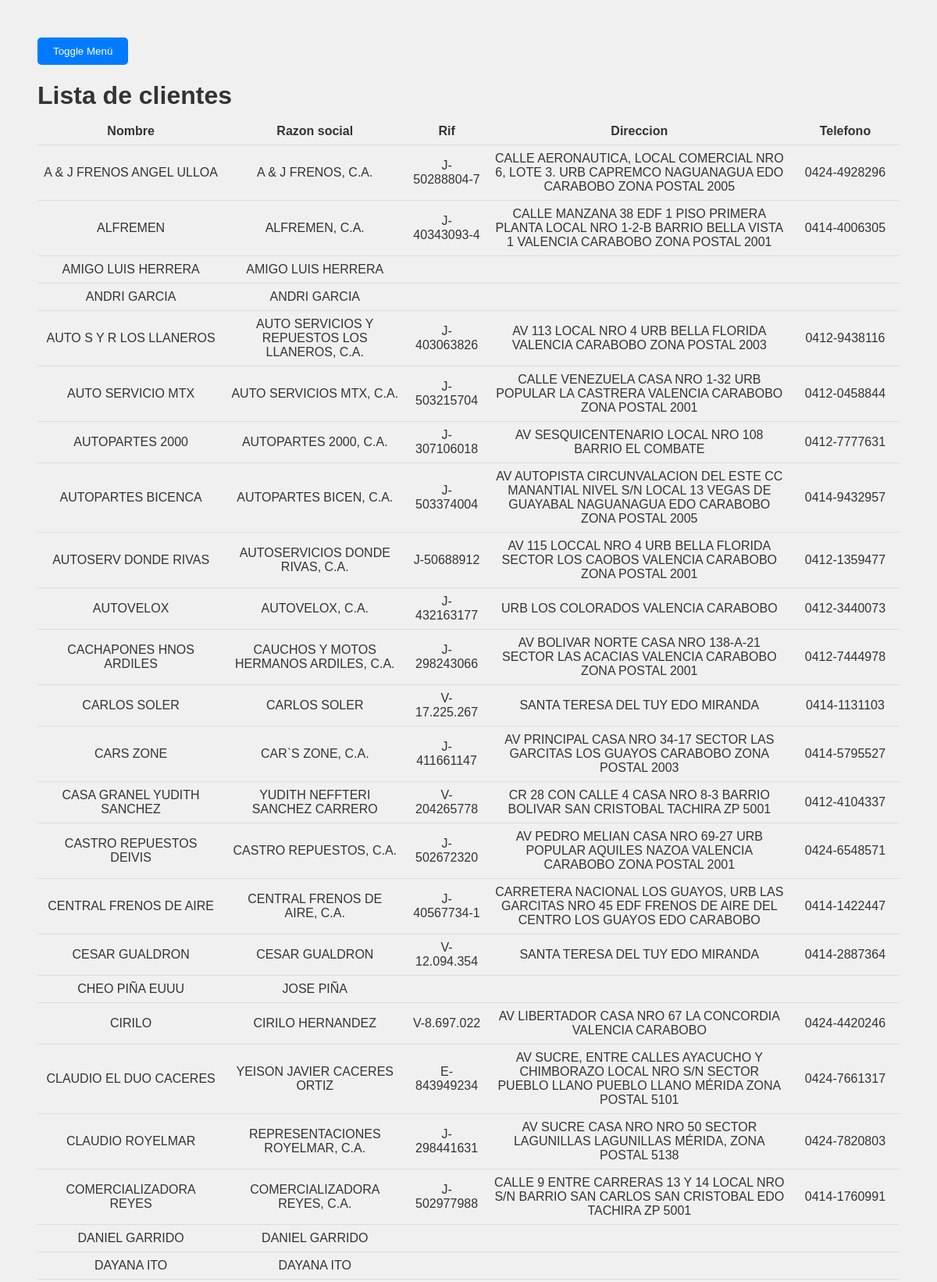
The page /lista_clientes/lista_clientes (upper part) on the database its author committed.
### tables this page shows
CREATE TABLE "Clientes" (
    id INTEGER PRIMARY KEY AUTOINCREMENT,
    nombre_cliente TEXT,
    razon_social TEXT,
    rif_cedula TEXT,
    direccion TEXT,
    telefono TEXT
);

### routes/clientes/subfunciones/lista_clientes.py (the view)
@lista_clientes_bp.route('/lista_clientes')
def lista_clientes():
    db = get_db()
    cursor = db.execute('SELECT * FROM Clientes')
    clientes = cursor.fetchall()
    return render_template('/clientes/lista_clientes.html', clientes=clientes)

### app.py (called while the page is built)
def create_app():
    app = Flask(__name__, template_folder='templates')
    app.config['SECRET_KEY'] = cargar_clave_secreta()
    @app.before_request
    def before_request():
        g.db = get_db()
    @app.teardown_appcontext
    def teardown_appcontext(error):
        close_db(error)
    @app.route('/')
    def index():
        return render_template('index.html')
    app.register_blueprint(ventas_bp)
    app.register_blueprint(compras_bp)
    app.register_blueprint(clientes_bp)
    app.register_blueprint(inventario_bp)
    return app

### routes/database.py (called while the page is built)
def get_db():
    if 'db' not in g:
        g.db = sqlite3.connect(DATABASE)
        g.db.row_factory = sqlite3.Row
    return g.db

### templates/clientes/lista_clientes.html (shortened to what this page needs)
<!DOCTYPE html>
<html lang="en">
<head>
    <link rel="stylesheet" href="{{ url_for ('static', filename='style.css')}}">
    <link rel="stylesheet" href="//code.jquery.com/ui/1.12.1/themes/base/jquery-ui.css">
</head>
<body>
    <div class="contenido-principal">
        <button id="toggle-button">Toggle Menú</button>
        <h1 class="titulo_principal">Lista de clientes</h1>
        <table>
            <thead>
                <tr>
                    <th>Nombre</th>
                    <th>Razon social</th>
                    <th>Rif</th>
                    <th>Direccion</th>
                    <th>Telefono</th>
                </tr>
            </thead>
            <tbody>
                {% for item in clientes %}
                <tr>
                    <td onclick="sortTable(0)">{{ item['nombre_cliente'] }}</td>
                    <td onclick="sortTable(1)">{{ item['razon_social'] }}</td>
                    <td onclick="sortTable(2)">{{ item['rif_cedula'] }}</td>
                    <td onclick="sortTable(3)">{{ item['direccion'] }}</td>
                    <td onclick="sortTable(4)">{{ item['telefono'] }}</td>
                </tr>
                {% endfor %}
            </tbody>
        </table>
    </div>
</body>
</html>

### static/style.css (style rules this page uses)
body { font-family: Arial, sans-serif; background-color: #f0f0f0; padding: 20px; display: flex; justify-content: space-between; color: #333333; }
h1, h2, h3, h4, h5, h6 { color: #f0f0f0; margin-bottom: 10px; }
button { background-color: #007BFF; color: white; border: none; padding: 10px 20px; border-radius: 5px; cursor: pointer; transition: background-color 0.3s ease; }
table { width: 100%; border-collapse: collapse; margin-top: 10px; text-align: center; }
th, td { padding: 8px; text-align: center; border-bottom: 1px solid #dddddd; }
.contenido-principal { margin-left: 0; width: 100%; padding: 20px; transition: margin-left 0.3s ease; }
.titulo_principal { color: #333; }

### rows shown on the page
Clientes: nombre_cliente "A & J FRENOS ANGEL ULLOA", razon_social "A & J FRENOS, C.A.", rif_cedula "J-50288804-7", direccion "CALLE AERONAUTICA, LOCAL COMERCIAL NRO 6, LOTE 3. URB CAPREMCO NAGUANAGUA EDO CARABOBO ZONA POSTAL 2005", telefono "0424-4928296"
Clientes: nombre_cliente "ALFREMEN", razon_social "ALFREMEN, C.A.", rif_cedula "J-40343093-4", direccion "CALLE MANZANA 38 EDF 1 PISO PRIMERA PLANTA LOCAL NRO 1-2-B BARRIO BELLA VISTA 1 VALENCIA CARABOBO ZONA POSTAL 2001", telefono "0414-4006305"
Clientes: nombre_cliente "AMIGO LUIS HERRERA", razon_social "AMIGO LUIS HERRERA"
Clientes: nombre_cliente "ANDRI GARCIA", razon_social "ANDRI GARCIA"
Clientes: nombre_cliente "AUTO S Y R LOS LLANEROS", razon_social "AUTO SERVICIOS Y REPUESTOS LOS LLANEROS, C.A.", rif_cedula "J-403063826", direccion "AV 113 LOCAL NRO 4 URB BELLA FLORIDA VALENCIA CARABOBO ZONA POSTAL 2003", telefono "0412-9438116"
Clientes: nombre_cliente "AUTO SERVICIO MTX", razon_social "AUTO SERVICIOS MTX, C.A.", rif_cedula "J-503215704", direccion "CALLE VENEZUELA CASA NRO 1-32 URB POPULAR LA CASTRERA VALENCIA CARABOBO ZONA POSTAL 2001", telefono "0412-0458844"
Clientes: nombre_cliente "AUTOPARTES 2000", razon_social "AUTOPARTES 2000, C.A.", rif_cedula "J-307106018", direccion "AV SESQUICENTENARIO LOCAL NRO 108 BARRIO EL COMBATE", telefono "0412-7777631"
Clientes: nombre_cliente "AUTOPARTES BICENCA", razon_social "AUTOPARTES BICEN, C.A.", rif_cedula "J-503374004", direccion "AV AUTOPISTA CIRCUNVALACION DEL ESTE CC MANANTIAL NIVEL S/N LOCAL 13 VEGAS DE GUAYABAL NAGUANAGUA EDO CARABOBO ZONA POSTAL 2005", telefono "0414-9432957"
Clientes: nombre_cliente "AUTOSERV DONDE RIVAS", razon_social "AUTOSERVICIOS DONDE RIVAS, C.A.", rif_cedula "J-50688912", direccion "AV 115 LOCCAL NRO 4 URB BELLA FLORIDA SECTOR LOS CAOBOS VALENCIA CARABOBO ZONA POSTAL 2001", telefono "0412-1359477"
Clientes: nombre_cliente "AUTOVELOX", razon_social "AUTOVELOX, C.A.", rif_cedula "J-432163177", direccion "URB LOS COLORADOS VALENCIA CARABOBO", telefono "0412-3440073"
Clientes: nombre_cliente "CACHAPONES HNOS ARDILES", razon_social "CAUCHOS Y MOTOS HERMANOS ARDILES, C.A.", rif_cedula "J-298243066", direccion "AV BOLIVAR NORTE CASA NRO 138-A-21 SECTOR LAS ACACIAS VALENCIA CARABOBO ZONA POSTAL 2001", telefono "0412-7444978"
Clientes: nombre_cliente "CARLOS SOLER", razon_social "CARLOS SOLER", rif_cedula "V-17.225.267", direccion "SANTA TERESA DEL TUY EDO MIRANDA", telefono "0414-1131103"
Clientes: nombre_cliente "CARS ZONE", razon_social "CAR`S ZONE, C.A.", rif_cedula "J-411661147", direccion "AV PRINCIPAL CASA NRO 34-17 SECTOR LAS GARCITAS LOS GUAYOS CARABOBO ZONA POSTAL 2003", telefono "0414-5795527"
Clientes: nombre_cliente "CASA GRANEL YUDITH SANCHEZ", razon_social "YUDITH NEFFTERI SANCHEZ CARRERO", rif_cedula "V-204265778", direccion "CR 28 CON CALLE 4 CASA NRO 8-3 BARRIO BOLIVAR SAN CRISTOBAL TACHIRA ZP 5001", telefono "0412-4104337"
Clientes: nombre_cliente "CASTRO REPUESTOS DEIVIS", razon_social "CASTRO REPUESTOS, C.A.", rif_cedula "J-502672320", direccion "AV PEDRO MELIAN CASA NRO 69-27 URB POPULAR AQUILES NAZOA VALENCIA CARABOBO ZONA POSTAL 2001", telefono "0424-6548571"
Clientes: nombre_cliente "CENTRAL FRENOS DE AIRE", razon_social "CENTRAL FRENOS DE AIRE, C.A.", rif_cedula "J-40567734-1", direccion "CARRETERA NACIONAL LOS GUAYOS, URB LAS GARCITAS NRO 45 EDF FRENOS DE AIRE DEL CENTRO LOS GUAYOS EDO CARABOBO", telefono "0414-1422447"
Clientes: nombre_cliente "CESAR GUALDRON", razon_social "CESAR GUALDRON", rif_cedula "V-12.094.354", direccion "SANTA TERESA DEL TUY EDO MIRANDA", telefono "0414-2887364"
Clientes: nombre_cliente "CHEO PIÑA EUUU", razon_social "JOSE PIÑA"
Clientes: nombre_cliente "CIRILO", razon_social "CIRILO HERNANDEZ", rif_cedula "V-8.697.022", direccion "AV LIBERTADOR CASA NRO 67 LA CONCORDIA VALENCIA CARABOBO", telefono "0424-4420246"
Clientes: nombre_cliente "CLAUDIO EL DUO CACERES", razon_social "YEISON JAVIER CACERES ORTIZ", rif_cedula "E-843949234", direccion "AV SUCRE, ENTRE CALLES AYACUCHO Y CHIMBORAZO LOCAL NRO S/N SECTOR PUEBLO LLANO PUEBLO LLANO MÉRIDA ZONA POSTAL 5101", telefono "0424-7661317"
Clientes: nombre_cliente "CLAUDIO ROYELMAR", razon_social "REPRESENTACIONES ROYELMAR, C.A.", rif_cedula "J-298441631", direccion "AV SUCRE CASA NRO NRO 50 SECTOR LAGUNILLAS LAGUNILLAS MÉRIDA, ZONA POSTAL 5138", telefono "0424-7820803"
Clientes: nombre_cliente "COMERCIALIZADORA REYES", razon_social "COMERCIALIZADORA REYES, C.A.", rif_cedula "J-502977988", direccion "CALLE 9 ENTRE CARRERAS 13 Y 14 LOCAL NRO S/N BARRIO SAN CARLOS SAN CRISTOBAL EDO TACHIRA ZP 5001", telefono "0414-1760991"
Clientes: nombre_cliente "DANIEL GARRIDO", razon_social "DANIEL GARRIDO"
Clientes: nombre_cliente "DAYANA ITO", razon_social "DAYANA ITO"
